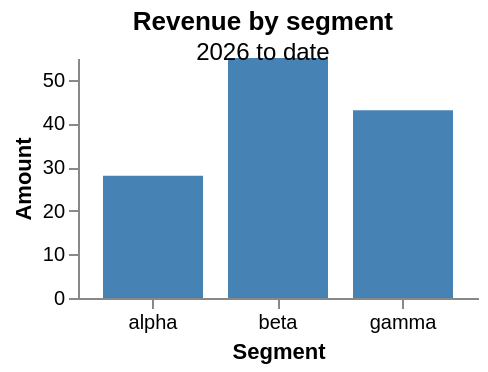

This figure's Vega-Lite source:
### Vega specification from a JSON file in a GitHub repository (floating-point values rounded to 4 significant figures)
{"$schema": "https://vega.github.io/schema/vega/v6.json", "description": "a title's dx and dy, which nudge the heading after the anchor has placed it — and nudge the subtitle with it, since upstream hands both the same pair. The surface is measured against what moved, so the whole drawing follows.", "width": 200, "height": 120, "padding": 5, "title": {"text": "Revenue by segment", "subtitle": "2026 to date", "dx": 9, "dy": 7}, "data": [{"name": "table", "values": [{"segment": "alpha", "amount": 28}, {"segment": "beta", "amount": 55}, {"segment": "gamma", "amount": 43}]}], "scales": [{"name": "x", "type": "band", "domain": {"data": "table", "field": "segment"}, "range": "width", "padding": 0.2}, {"name": "y", "type": "linear", "domain": {"data": "table", "field": "amount"}, "range": "height", "nice": true}], "axes": [{"orient": "bottom", "scale": "x", "title": "Segment"}, {"orient": "left", "scale": "y", "title": "Amount", "tickCount": 4}], "marks": [{"type": "rect", "from": {"data": "table"}, "encode": {"enter": {"x": {"scale": "x", "field": "segment"}, "width": {"scale": "x", "band": 1}, "y": {"scale": "y", "field": "amount"}, "y2": {"scale": "y", "value": 0}, "fill": {"value": "steelblue"}}}}]}
